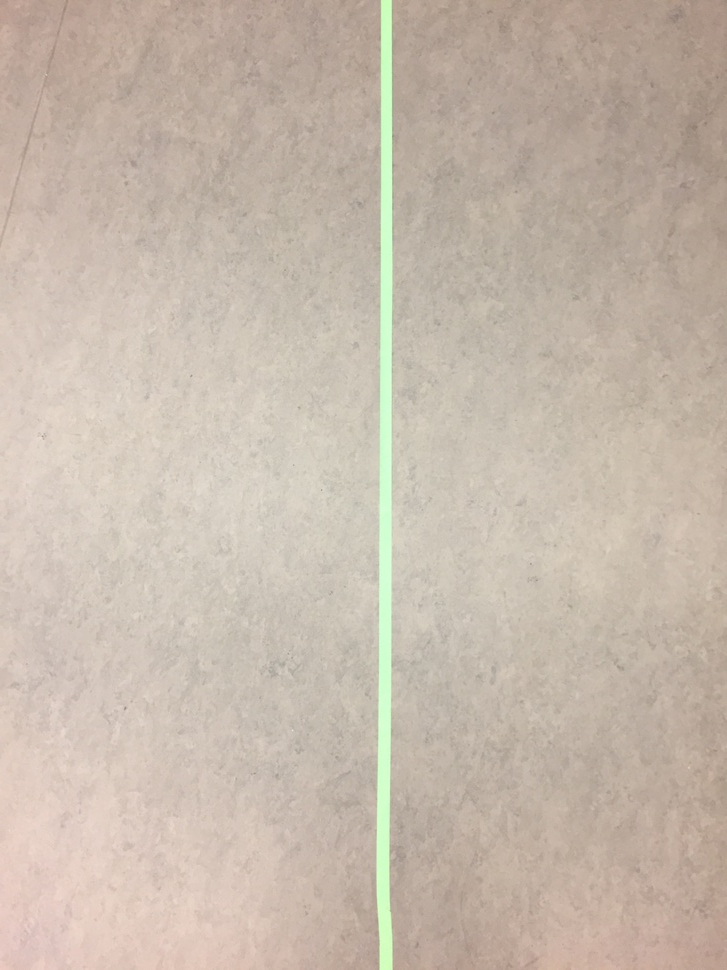
#> input picture pictures/drone_picture_1.JPG, 727 x 970 px, shrunk from 2448 x 3264 before the run
$ python skeleton_test.py   (older library calls are emulated)
#> lines starting #> are read from the running program, lines starting #| are printed output that depends on the picture; after the words box and inside, x2 and y2 are one past the last pixel; in counts of white or black regions, pixels touching at a corner belong together
import cv2
import numpy as np

img_1 = 'pictures/drone_picture_1.JPG'
img = cv2.imread(img_1, cv2.IMREAD_GRAYSCALE)

# Output dtype = cv2.CV_8U
sobelx8u = cv2.Sobel(img, cv2.CV_8U, 1, 0, ksize=5)
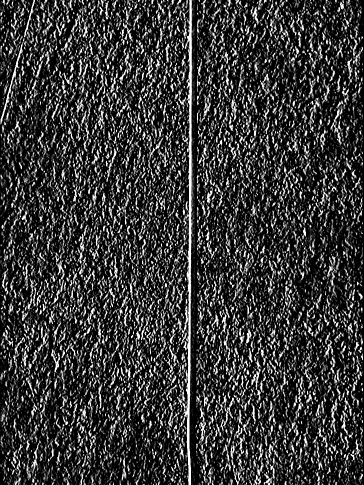
#> sobelx8u: shape (970, 727) (shown at 1/2 size); min 0, max 255, mean 55.6
# Output dtype = cv2.CV_64F. Then take its absolute and convert to cv2.CV_8U
sobelx64f = cv2.Sobel(img, cv2.CV_64F, 1, 0, ksize=5)
abs_sobel64f = np.absolute(sobelx64f)
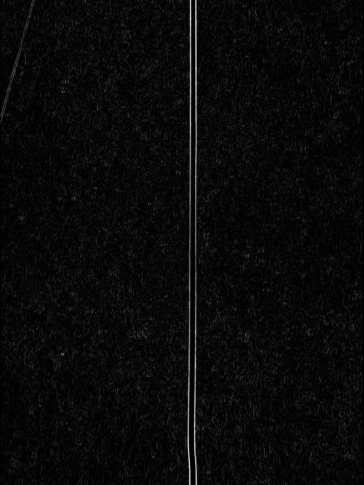
#> abs_sobel64f: shape (970, 727) float64 (shown at 1/2 size); min 0, max 3784, mean 144.4; drawn with min black and max white
sobel_8u = np.uint8(abs_sobel64f)
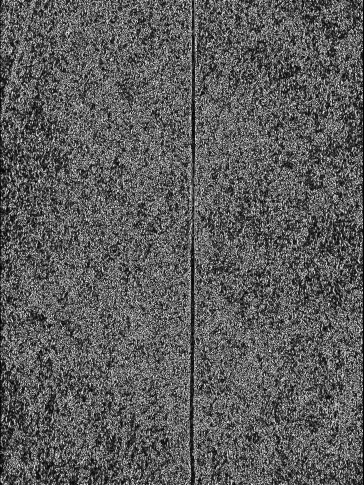
#> sobel_8u: shape (970, 727) (shown at 1/2 size); min 0, max 255, mean 91.8

laplacian = cv2.Laplacian(img, cv2.CV_64F)
sobelx = cv2.Sobel(img, cv2.CV_64F, 1, 0, ksize=5)
sobely = cv2.Sobel(img, cv2.CV_64F, 0, 1, ksize=5)
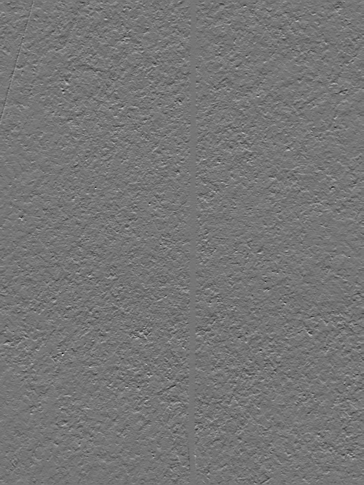
#> sobely: shape (970, 727) float64 (shown at 1/2 size); min -1438, max 1669, mean 2.9; drawn with min black and max white


def show_image(mat):
    cv2.namedWindow('image', cv2.WINDOW_NORMAL)
    cv2.imshow('image', mat)
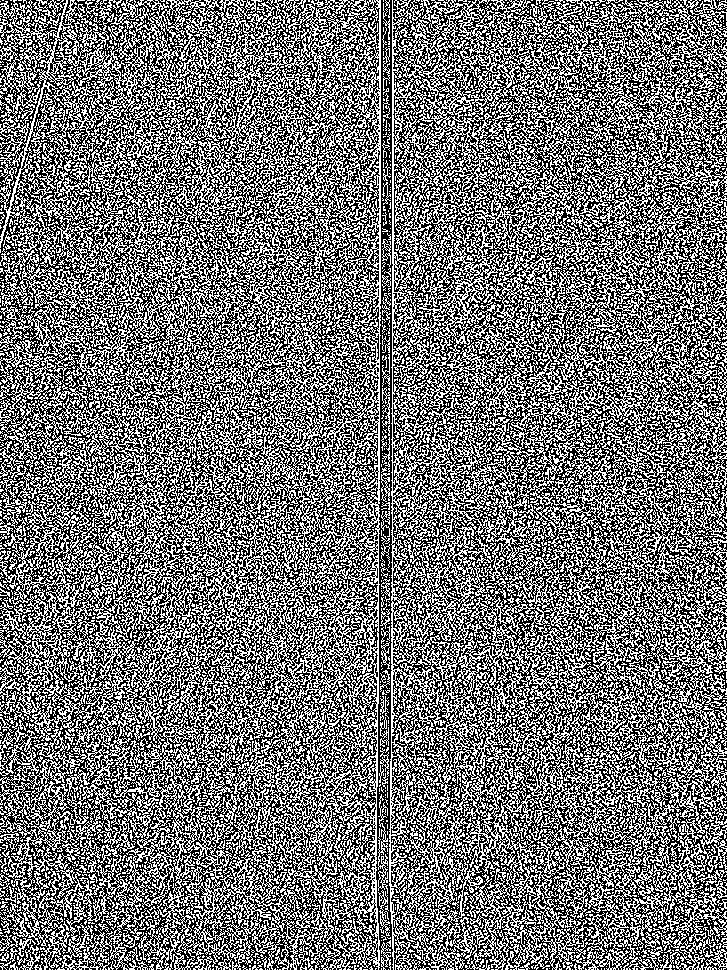
#> window 'image': shape (970, 727); 44.9% white in thin lines or dots
    cv2.waitKey(0)
    cv2.destroyAllWindows()


# show_image(img)
show_image(laplacian)
show_image(sobelx)
show_image(sobely)
#> in show_image (call 3), `cv2.imshow('image', mat)`:
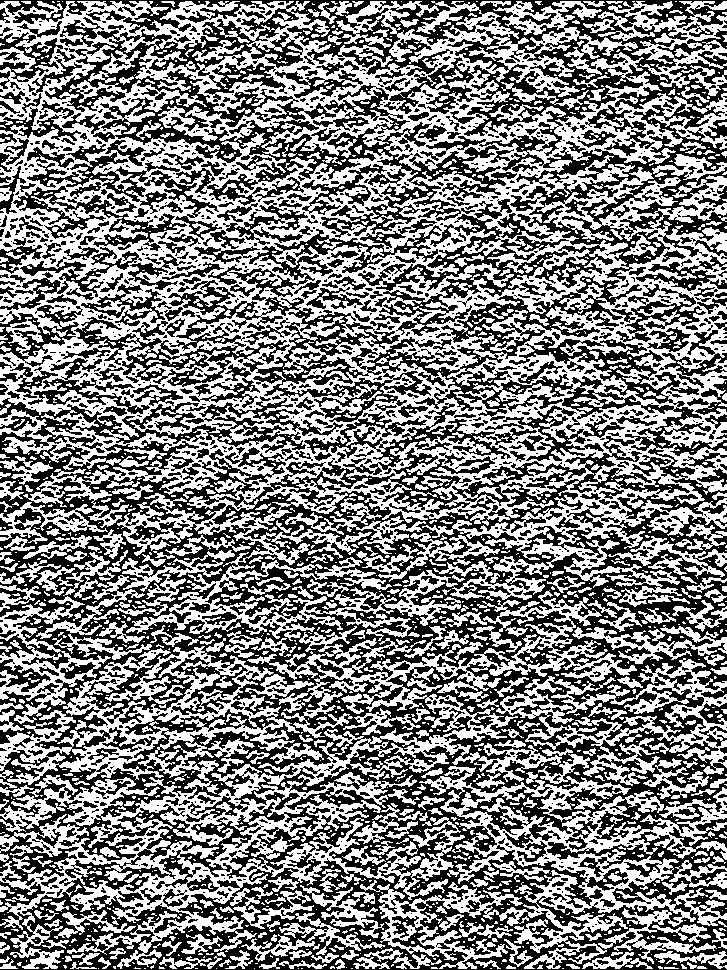
#> window 'image': shape (970, 727); 50.3% white; 1868 black regions (1391 under 20 px), largest, box (x1, y1, x2, y2) and area: (0, 225, 727, 970) 216121, (0, 0, 727, 336) 67772, (13, 182, 187, 251) 2685
# show_image()

$ run again, with pictures/drone_picture_2.JPG copied over pictures/drone_picture_1.JPG
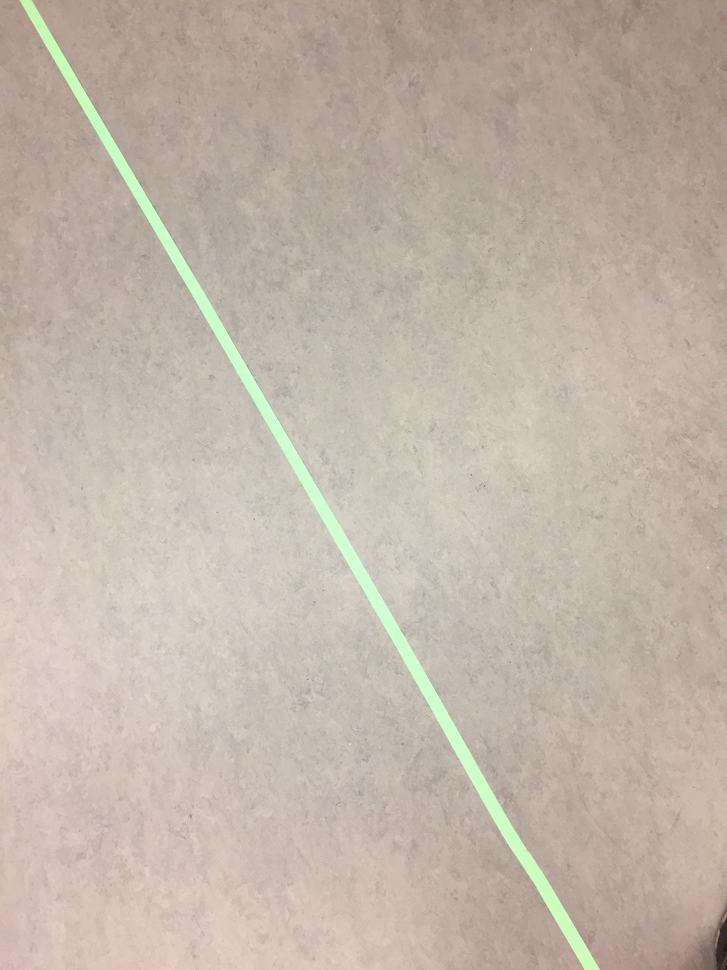
#> input picture pictures/drone_picture_2.JPG, 727 x 970 px, shrunk from 2448 x 3264 before the run
#> in show_image, `cv2.imshow('image', mat)`:
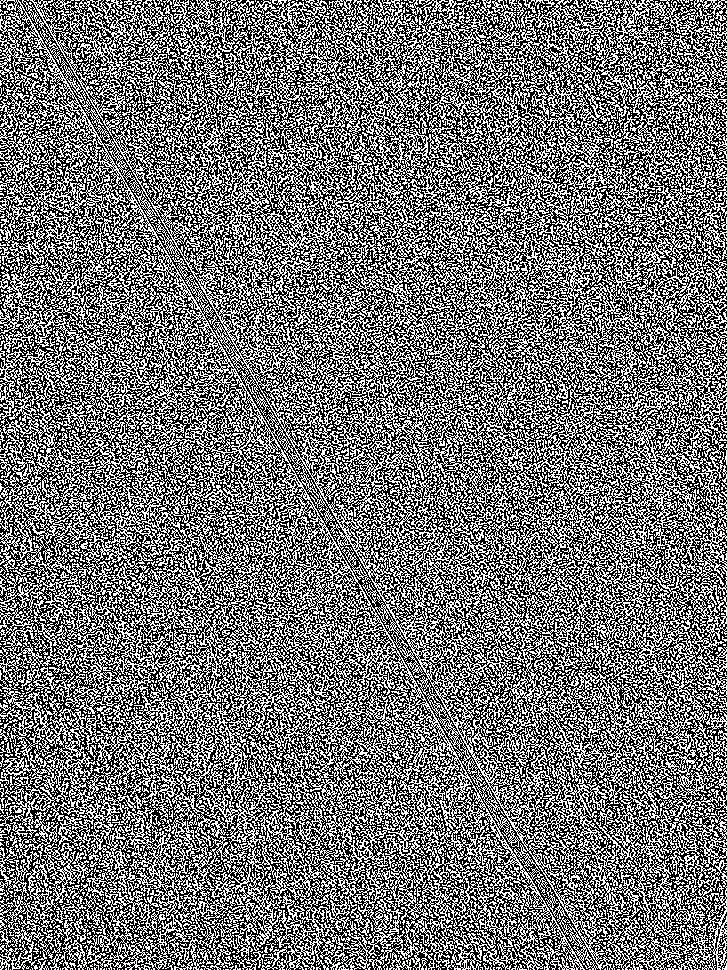
#> window 'image': shape (970, 727); 45.4% white in thin lines or dots
#> in show_image (call 3), `cv2.imshow('image', mat)`:
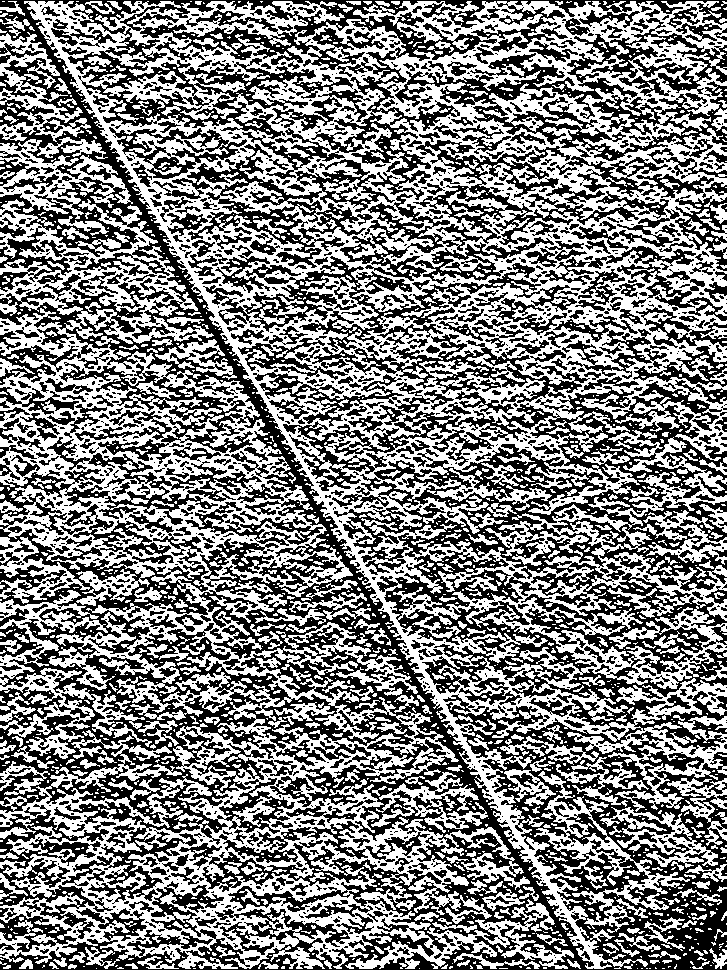
#> window 'image': shape (970, 727); 50.5% white; 2035 black regions (1499 under 20 px), largest, box (x1, y1, x2, y2) and area: (0, 0, 727, 970) 218449, (395, 18, 727, 161) 12204, (340, 140, 669, 281) 8786

$ run again, with pictures/drone_picture_3.JPG copied over pictures/drone_picture_1.JPG
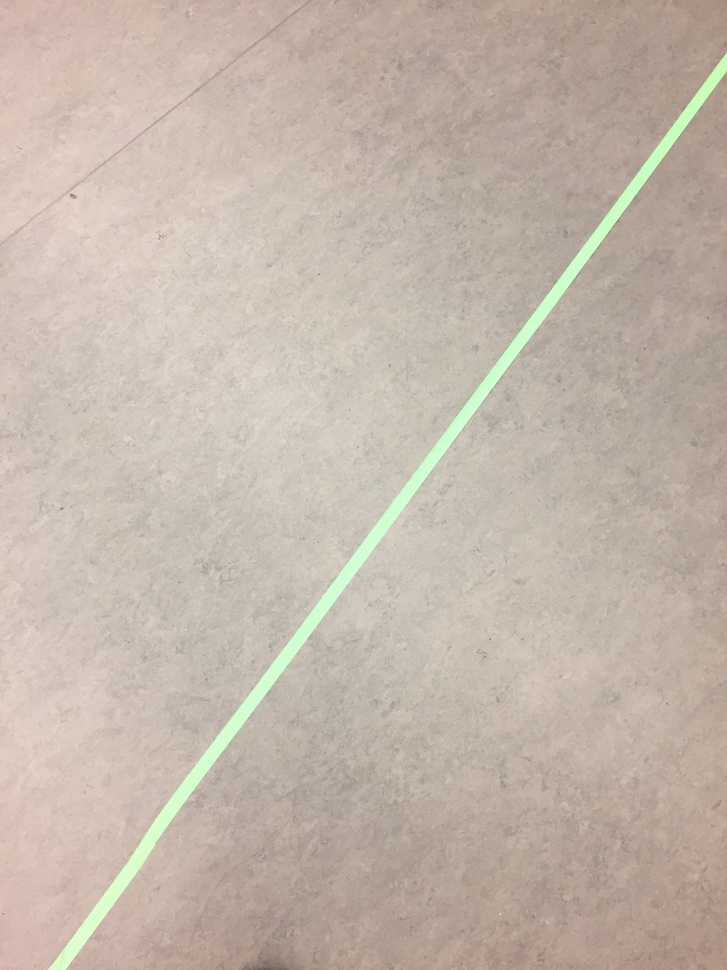
#> input picture pictures/drone_picture_3.JPG, 727 x 970 px, shrunk from 2448 x 3264 before the run
#> in show_image, `cv2.imshow('image', mat)`:
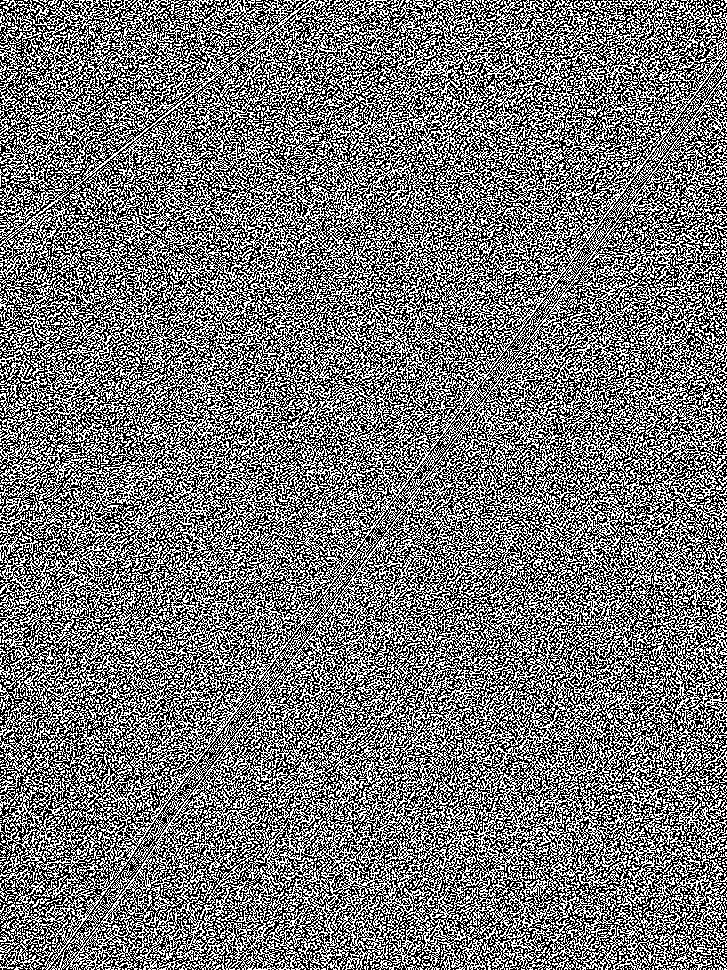
#> window 'image': shape (970, 727); 46.1% white in thin lines or dots
#> in show_image (call 3), `cv2.imshow('image', mat)`:
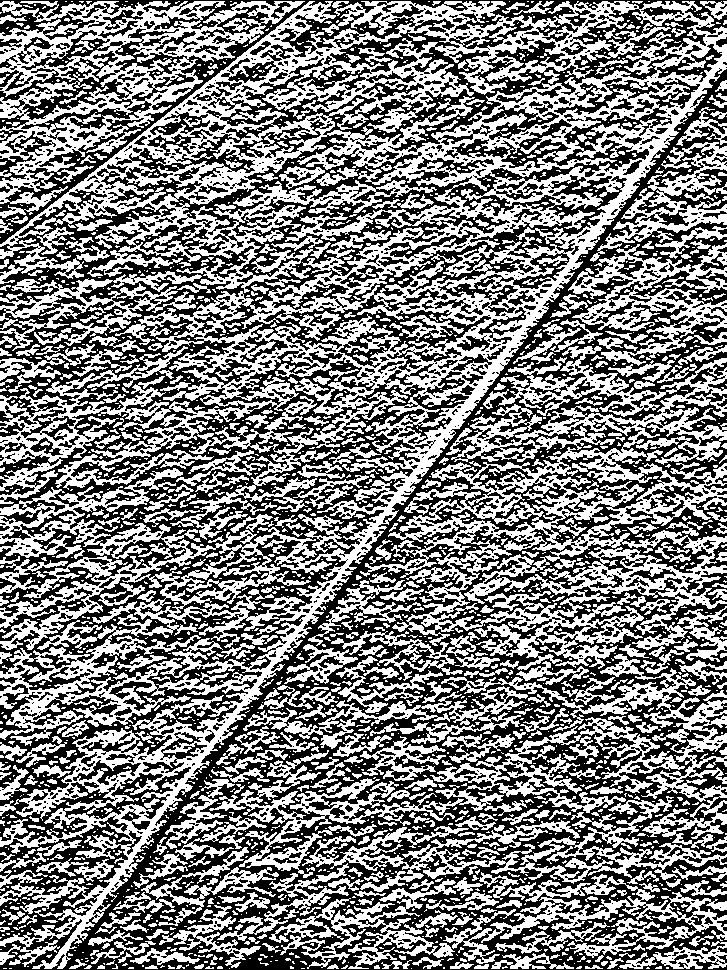
#> window 'image': shape (970, 727); 49.4% white; 2200 white regions (1639 under 20 px), largest, box (x1, y1, x2, y2) and area: (0, 1, 727, 969) 156145, (360, 346, 727, 670) 39663, (0, 1, 305, 218) 18216
